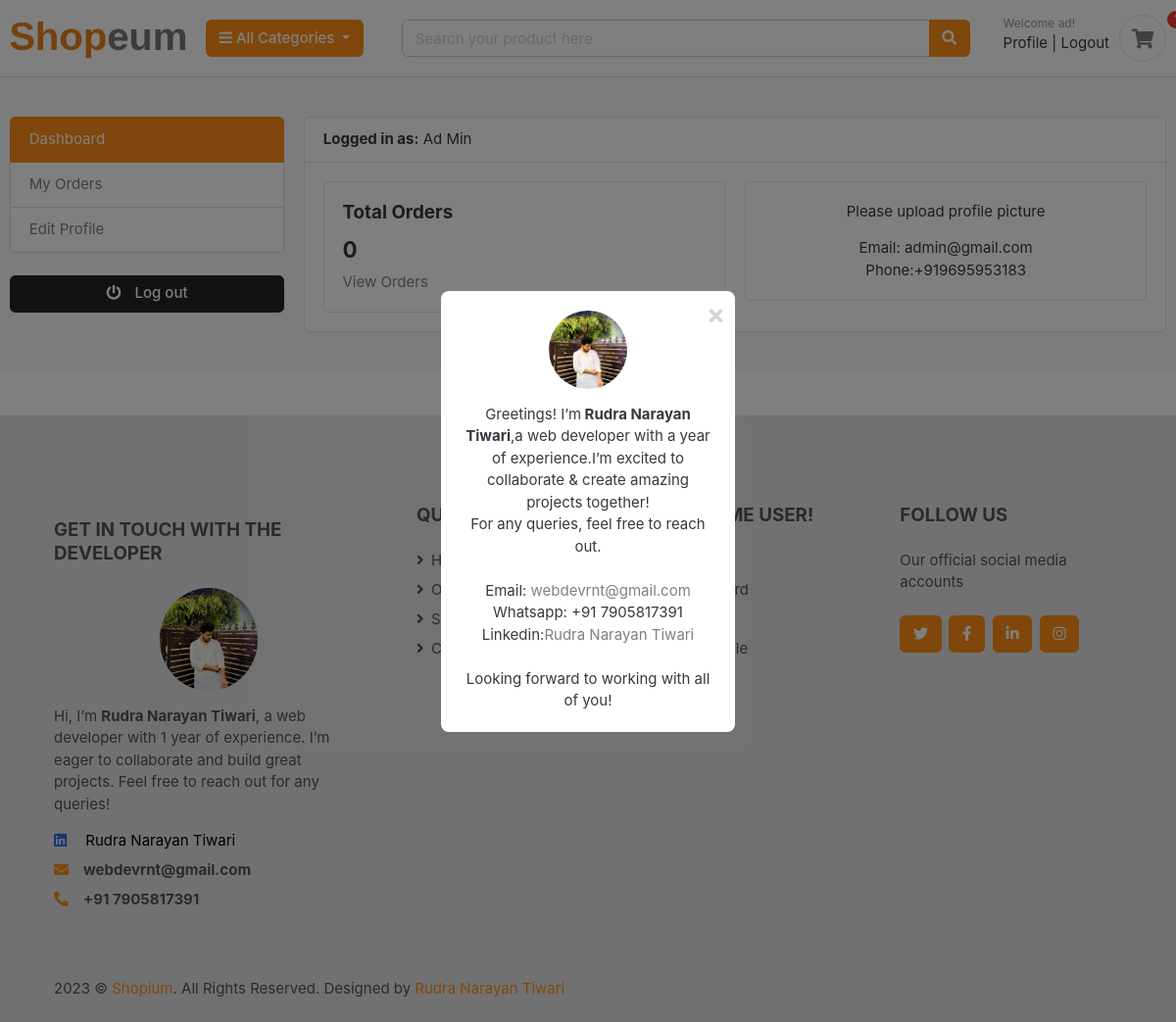
The app's page /dashboard/ (signed in), older data.
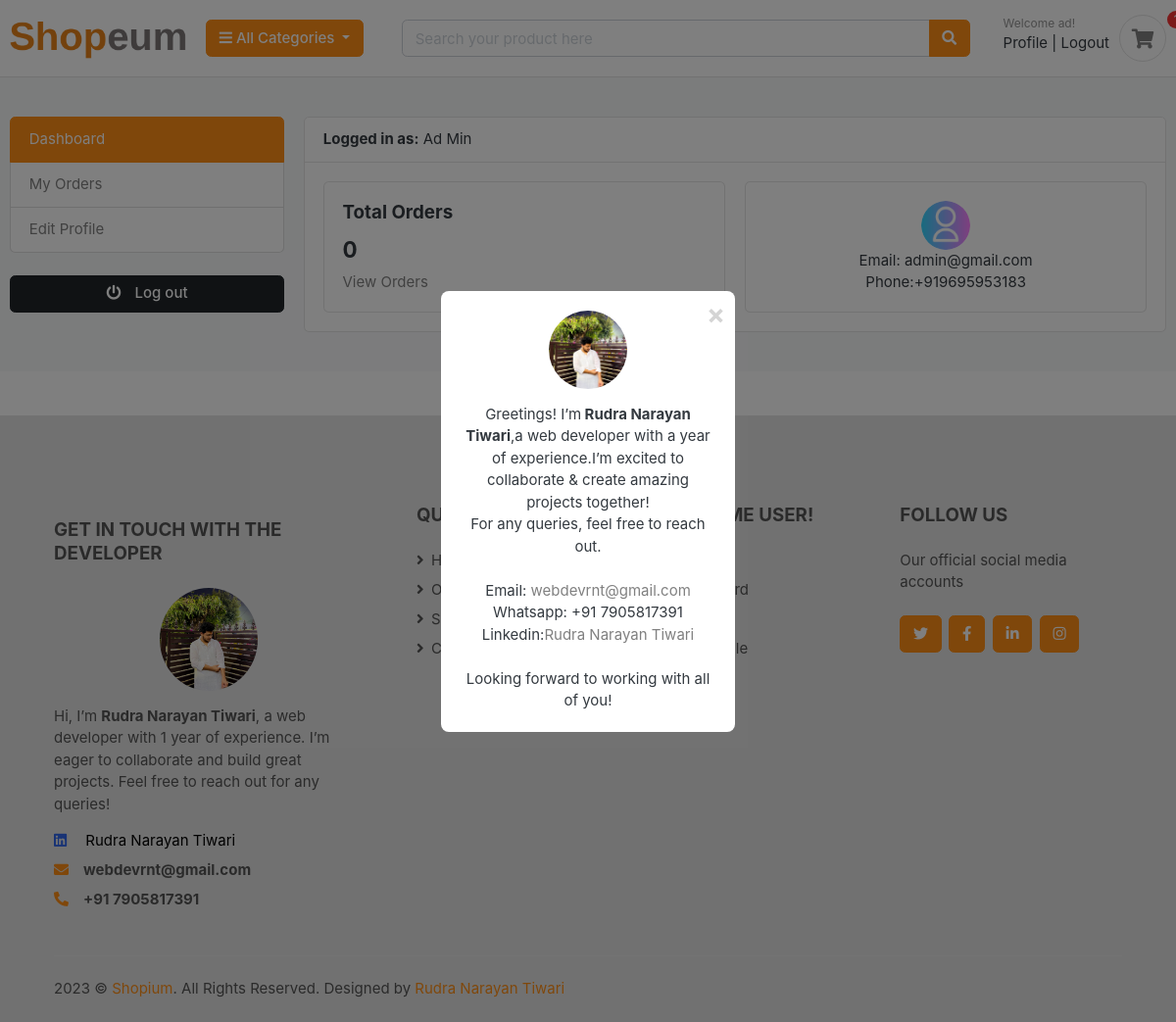
The same page, newer data.
### myapp/models.py (models this page shows, shortened)
class Account(AbstractBaseUser):
    first_name = models.CharField(max_length=50,null=True, blank=True)
    last_name = models.CharField(max_length=50,null=True, blank=True)
    email = models.EmailField(max_length=100, unique=True)
    phone_number = PhoneNumberField(null=True, blank=True)
    date_joined = models.DateTimeField(auto_now_add=True)
    last_login = models.DateTimeField(auto_now_add=True)
    is_admin = models.BooleanField(default=False)
    is_staff = models.BooleanField(default=False)
    is_active = models.BooleanField(default=False)
    is_superadmin = models.BooleanField(default=False)
    USERNAME_FIELD = 'email'
    REQUIRED_FIELDS = ['first_name', 'last_name']
    objects = MyAccountManager()

class UserProfile(models.Model):
    user = models.OneToOneField(Account,on_delete=models.CASCADE)
    address_line_1 = models.CharField(max_length=100,blank=True)
    address_line_2 = models.CharField(max_length=100,blank=True)
    img = models.ImageField(blank=True,upload_to='userprofile/')
    city = models.CharField(blank=True,max_length=20)
    state = models.CharField(blank=True,max_length=20)
    country = models.CharField(blank=True,max_length=20)

### myapp/views.py (the view)
# urls.py: path('dashboard/',views.dashboard,name='Dashboard'),
@login_required(login_url='Login')
def dashboard(request):
    orders = Order.objects.order_by('-created_at').filter(user_id=request.user.id,is_ordered=True)
    orders_count = orders.count()
    try:
       userprofile = UserProfile.objects.get(user_id=request.user.id)
    except:
        userprofile = None
    context = {
    'orders_count':orders_count,
    'userprofile':userprofile
    }
    return render(request,'myapp/dashboard.html',context)

### myapp/templates/myapp/dashboard.html
{% extends 'myapp/base.html' %}
{% block content %}
<section class="section-conten padding-y bg">
<div class="container">
	<div class="row">
 {% include 'myapp/dashboardsidebar.html' %}
	<main class="col-md-9">
		<article class="card">
			<header class="card-header">
				<strong class="d-inline-block">Logged in as:</strong>
				<span>
					{% if request.user.first_name and request.user.last_name %}
						{{ request.user.first_name|capfirst }} {{ request.user.last_name|capfirst }}
					{% else %}
						User!
					{% endif %}
				</span>
			</header>
		<div class="card-body">
			<div class="row">
			<div class="col-md-6">
				<div class="card">
					 <div class="card-body">
					 	<h5 class="card-title">Total Orders</h5>
						<h4>{{orders_count}}</h4>
						<a href="{% url 'MyOrder' %}">View Orders</a>
					 </div>
				</div>
			</div>
      <div class="col-md-6">
      	<div class="card" style="text-align:center;">
      		<div class="card-body">
						{% if userprofile.img %}
      			<img src="{{userprofile.img.url}}" height="50" width="50" style="border-radius:50%" alt="User Profile Pic">
						{% else %}
						<p>Please upload profile picture</p>
						{% endif %}
						<p class="mb-0">Email: {{user.email}}</p>
						{% if user.phone_number %}
						<p>Phone:{{user.phone_number}}</p>
						{% else %}
						<p>Phone number not registered</p>
						{% endif %}
					</div>
      	</div>
      </div>
				</div>
			</div>
		</article>
	</main>
</div>
</div>
</section>
{% endblock content %}

### myapp/templates/myapp/base.html (shortened to what this page needs)
{% load static %}
<!DOCTYPE HTML>
<html lang="en">
<head>
<link href="{% static 'myapp/css/bootstrap.css' %}" rel="stylesheet" type="text/css"/>
<link href="{% static 'myapp/fonts/fontawesome/css/all.min.css' %}" type="text/css" rel="stylesheet">
<link href="https://cdnjs.cloudflare.com/ajax/libs/font-awesome/5.10.0/css/all.min.css" rel="stylesheet">
<link href="{% static 'myapp/css/ui.css' %}" rel="stylesheet" type="text/css"/>
<link href="{% static 'myapp/css/responsive.css' %}" rel="stylesheet" media="only screen and (max-width: 1200px)" />
<link href="{% static 'myapp/css/test.css' %}" rel="stylesheet" type="text/css"/>
</head>
<body>
    <div id="popup" class="popup">
        <div class="popup-content">
            <img src="{% static 'myapp/images/profilepic.jpeg' %}" alt="Profile Picture">
            <span class="close" onclick="closePopup()">&times;</span>
            <p>Greetings! I’m<strong> Rudra Narayan Tiwari</strong>,a web developer with a year of experience.I’m excited to collaborate & create amazing projects together!<br> For any queries, feel free to reach out.<br><br>Email: <a href="mailto:webdevrnt@gmail.com">webdevrnt@gmail.com</a> Whatsapp: +91 7905817391 <br>Linkedin:<a href="https://www.linkedin.com/in/rrnntt" target="_blank">Rudra Narayan Tiwari</a><br><br> Looking forward to working with all of you!</p>
        </div>
    </div>
 {% include 'myapp/includes/navbar.html' %}
  {% block content %}
  {% endblock %}
  {% include 'myapp/includes/footer.html' %}
</body>
</html>

### myapp/templates/myapp/includes/navbar.html (shortened to what this page needs)
{% load static %}
<header>
    <section class="header-main border-bottom">
        <div class="container">
            <div class="row align-items-center">
                <div class="col-lg-2 col-md-3 col-6">
                    <a href="{% url 'Home' %}" class="brand-wrap">
                        <img class="shopiumlogo" src="{% static 'myapp/images/Untitled.png' %}" alt="Brand Logo">
                    </a>
                </div>
                <div class="col-lg-2 col-md-3 col-6 category-section">
                    <div class="dropdown">
                        <button type="button" class="btn btn-warning dropdown-toggle" data-toggle="dropdown">
                            <i class="fa fa-bars"></i> All Categories
                        </button>
                    </div>
                </div>
                <div class="col-lg-6 col-md-6 col-12">
                    <form action="{% url 'Search' %}" class="search w-100" method="GET">
                        <div class="input-group float-end">
                            <input required type="text" class="form-control" placeholder="Search your product here" name="keyword">
                            <div class="input-group-append">
                                <button class="btn btn-warning" type="submit">
                                    <i class="fa fa-search"></i>
                                </button>
                            </div>
                        </div>
                    </form>
                </div>
                <div class="col-lg-2 col-md-6 col-12 profile-cart-section">
                    <div class="d-flex justify-content-end">
                        <div id="guestname" class="widget-header">
                            {% if request.user.id is not None %}
                                {% if user.first_name %}
                                    <small class="title text-muted">Welcome {{ user.first_name }}!</small>
                                {% else %}
                                    <small class="title text-muted">Welcome there!</small>
                                {% endif %}
                                <div>
                                    <a class="asdkgask" href="{% url 'Dashboard' %}">Profile</a>
                                    <span class="dark-transp"> | </span>
                                    <a class="asdkgask" href="{% url 'Logout' %}">Logout</a>
                                </div>
                            {% else %}
                                <small class="title text-muted">Welcome guest!</small>
                                <div>
                                    <a class="asdkgask" href="{% url 'Login' %}">Start shopping!</a>
                                </div>
                            {% endif %}
                        </div>
                        <a href="{% url 'Cart' %}" class="d-flex align-items-center">
                            <div class="icon icon-sm rounded-circle border">
                                <i class="fa fa-shopping-cart"></i>
                            </div>
                            <span class="badge badge-pill badge-danger notify">{{ cart_count }}</span>
                        </a>
                    </div>
                </div>
            </div>
        </div>
    </section>
</header>

### myapp/templates/myapp/dashboardsidebar.html (shortened to what this page needs)
<aside class="col-md-3">
  <ul class="list-group">
    <a class="list-group-item {% if '/dashboard/' == request.path %}active{% endif %}" href="{% url 'Dashboard' %}">Dashboard</a>
    <a class="list-group-item {% if '/myorders/' == request.path %}active{% endif %}" href="{% url 'MyOrder' %}">My Orders</a>
    <a class="list-group-item {% if '/edit_profile/' == request.path %}active{% endif %}" href="{% url 'EditProfile' %}">Edit Profile</a>
  </ul>
  <br>
  <a class="btn btn-dark btn-block" href="{% url 'Logout' %}"> <i class="fa fa-power-off"></i> <span class="text">Log out</span> </a>
</aside>

### myapp/templates/myapp/includes/footer.html (shortened to what this page needs)
{% load static %}
	<div class="container-fluid bg-light text-secondary mt-5 pt-5">
			<div class="row px-xl-5 pt-5">
					<div class="col-lg-4 col-md-12 mb-5 pr-3 pr-xl-5">
							<p class="text-center">
								<h5 class="text-secondary text-uppercase mb-4">Get in touch with the developer</h5>
								<img src="{% static 'myapp/images/profilepic.jpeg' %}" alt="Profile Picture" class="rounded-circle mb-3" style="width:100px; display:block; margin-left:auto; margin-right:auto;">
								Hi, I’m <strong>Rudra Narayan Tiwari</strong>, a web developer with 1 year of experience. I’m eager to collaborate and build great projects. Feel free to reach out for any queries!
							</p>
							<p class="mb-2">
								<i class="fab fa-linkedin text-primary mr-3"></i>
								<a style ="color:black;" href="https://www.linkedin.com/in/rrnntt" target="_blank">Rudra Narayan Tiwari</a>
							</p>
							<p class="mb-2"><i class="fa fa-envelope text-warning mr-3"></i><strong>webdevrnt@gmail.com</strong></p>
							<p class="mb-0"><i class="fa fa-phone-alt text-warning mr-3"></i><strong>+91 7905817391</strong></p>
					</div>
					<br>
					<div class="col-lg-8 col-md-12">
							<div class="row">
									<div class="col-md-4 mb-5">
											<h5 class="text-secondary text-uppercase mb-4">Quick Links</h5>
											<div class="d-flex flex-column justify-content-start">
													<a class="text-secondary mb-2" href="{% url 'Home' %}"><i class="fa fa-angle-right mr-2"></i>Home</a>
													<a class="text-secondary mb-2" href="{% url 'Store' %}"><i class="fa fa-angle-right mr-2"></i>Our Shop</a>
													<a class="text-secondary mb-2" href="{% url 'Cart' %}"><i class="fa fa-angle-right mr-2"></i>Shopping Cart</a>
													<a class="text-secondary" href="{% url 'Contact' %}"><i class="fa fa-angle-right mr-2"></i>Contact Us</a>
											</div>
									</div>
									<div class="col-md-4 mb-5">
											{% if request.user.is_authenticated %}
											<h5 class="text-secondary text-uppercase mb-4">Welcome User!</h5>
											<div class="d-flex flex-column justify-content-start">
													<a class="text-secondary mb-2" href="{% url 'Logout' %}">Sign out</a>
													<a class="text-secondary mb-2" href="{% url 'Dashboard' %}">Dashboard</a>
													<a class="text-secondary mb-2" href="{% url 'MyOrder' %}">MyOrder</a>
                       <a class="text-secondary mb-2" href="{% url 'EditProfile' %}">Edit Profile</a>
 											</div>
											{% else %}
											<h5 class="text-secondary text-uppercase mb-4">My Account</h5>
											<div class="d-flex flex-column justify-content-start">
													<a class="text-secondary mb-2" href="{% url 'Login' %}"><i class="fa fa-angle-right mr-2"></i>Sign in</a>
											</div>
											{% endif %}
									</div>
									<div class="col-md-4 mb-5">
											<h5 class="text-secondary text-uppercase mb-4">Follow Us</h5>
											<p>Our official social media accounts</p>
											<div class="d-flex">
													<a class="btn btn-warning btn-square mr-2" href="{% url 'Socialmedia' %}"><i class="fab fa-twitter"></i></a>
													<a class="btn btn-warning btn-square mr-2" href="{% url 'Socialmedia' %}"><i class="fab fa-facebook-f"></i></a>
													<a class="btn btn-warning btn-square mr-2" href="{% url 'Socialmedia' %}"><i class="fab fa-linkedin-in"></i></a>
													<a class="btn btn-warning btn-square" href="{% url 'Socialmedia' %}"><i class="fab fa-instagram"></i></a>
											</div>
									</div>
							</div>
					</div>
			</div>
			<div class="row border-top mx-xl-5 py-4" style="border-color: rgba(256, 256, 256, .1) !important;">
					<div class="col-md-6 px-xl-0">
							<p class="mb-md-0 text-center text-md-left text-secondary">
									2023 &copy; <a class="text-warning" href="{% url 'Home' %}">Shopium</a>. All Rights Reserved. Designed
									by
<a class="text-warning" href="javascript:void(0);" onclick="openPopup()">Rudra Narayan Tiwari</a>
							</p>
					</div>
					<div class="col-md-6 px-xl-0 text-center text-md-right">
					</div>
			</div>
	</div>

Row changes from the older to the newer data that the page shows:
now on this page (row edited): UserProfile: img (placeholder picture)
Text that changed along with them:
text no longer shown: "Please upload profile picture"
